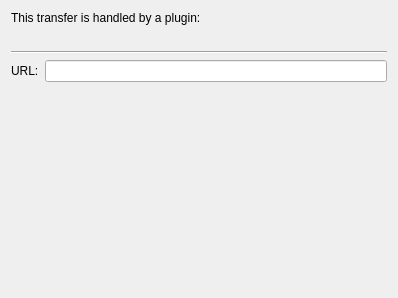
<?xml version="1.0" encoding="UTF-8"?>
<ui version="4.0">
 <class>PythonDownloadOptsForm</class>
 <widget class="QWidget" name="PythonDownloadOptsForm">
  <property name="geometry">
   <rect>
    <x>0</x>
    <y>0</y>
    <width>398</width>
    <height>298</height>
   </rect>
  </property>
  <layout class="QGridLayout" name="gridLayout">
   <item row="0" column="0" colspan="2">
    <widget class="QLabel" name="label">
     <property name="text">
      <string>This transfer is handled by a plugin:</string>
     </property>
    </widget>
   </item>
   <item row="1" column="0" colspan="2">
    <widget class="QLabel" name="labelClass"/>
   </item>
   <item row="2" column="0" colspan="2">
    <widget class="Line" name="line">
     <property name="orientation">
      <enum>Qt::Horizontal</enum>
     </property>
    </widget>
   </item>
   <item row="3" column="0">
    <widget class="QLabel" name="label_2">
     <property name="text">
      <string>URL:</string>
     </property>
    </widget>
   </item>
   <item row="3" column="1">
    <widget class="QLineEdit" name="lineURL"/>
   </item>
   <item row="4" column="1">
    <spacer name="verticalSpacer">
     <property name="orientation">
      <enum>Qt::Vertical</enum>
     </property>
     <property name="sizeHint" stdset="0">
      <size>
       <width>20</width>
       <height>205</height>
      </size>
     </property>
    </spacer>
   </item>
  </layout>
 </widget>
 <resources/>
 <connections/>
</ui>
